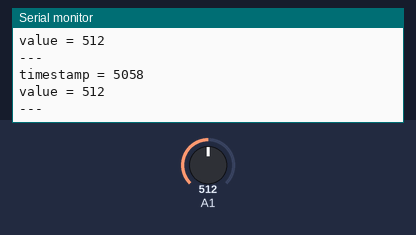
Bench run of a sketch on a simulated Arduino Uno, built with avr-gcc and run on an emulated ATmega328P. Parts: the last lines printed to the serial monitor. The inputs (shaded band) are chosen by the test bench; at power-on: A1 = 512.

Above: at 5.8 s.
5.9 s: A1 set to 716
At 10.8 s:
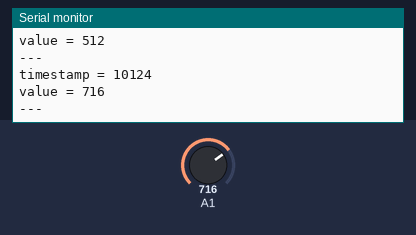
11.9 s: A1 set to 900
At 15.9 s:
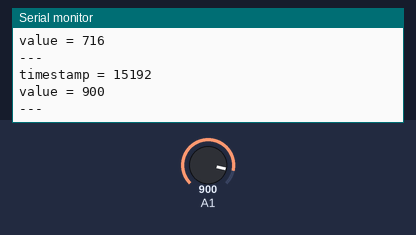
Timing chart, 0 to 17.4 s (numbered marks = the images above; inputs shaded):
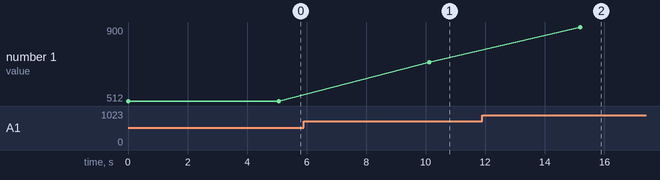

The sketch:

1Working_JSONSerialization.ino
```cpp
#include <ArduinoJson.h>
#include <SoftwareSerial.h>

// Declare the "link" serial port
// Please see SoftwareSerial library for detail
SoftwareSerial linkSerial(5, 6); // RX, TX

void setup() {
  // Initialize "debug" serial port
  // The data rate must be much higher than the "link" serial port
  Serial.begin(115200);
  while (!Serial) continue;

  // Initialize the "link" serial port
  // Use the lowest possible data rate to reduce error ratio
  linkSerial.begin(4800);
}

void loop() {
  // Values we want to transmit
  long timestamp = millis();
  int value = analogRead(1);

  // Print the values on the "debug" serial port
  Serial.print("timestamp = ");
  Serial.println(timestamp);
  Serial.print("value = ");
  Serial.println(value);
  Serial.println("---");

  // Create the JSON document
  StaticJsonDocument<200> doc;
  doc["timestamp"] = timestamp;
  doc["value"] = value;

  // Send the JSON document over the "link" serial port
  serializeJson(doc, linkSerial);

  // Wait
  delay(5000);
}
```

Measured:
- after the input at 5.9 s, the serial monitor: prints a new line after 4.2 s (image 1)
- after the input at 11.9 s, the serial monitor: prints a new line after 3.3 s (image 2)
- plotted number 1: 512 → 716 after the input at 5.9 s, 716 → 900 after the input at 11.9 s
